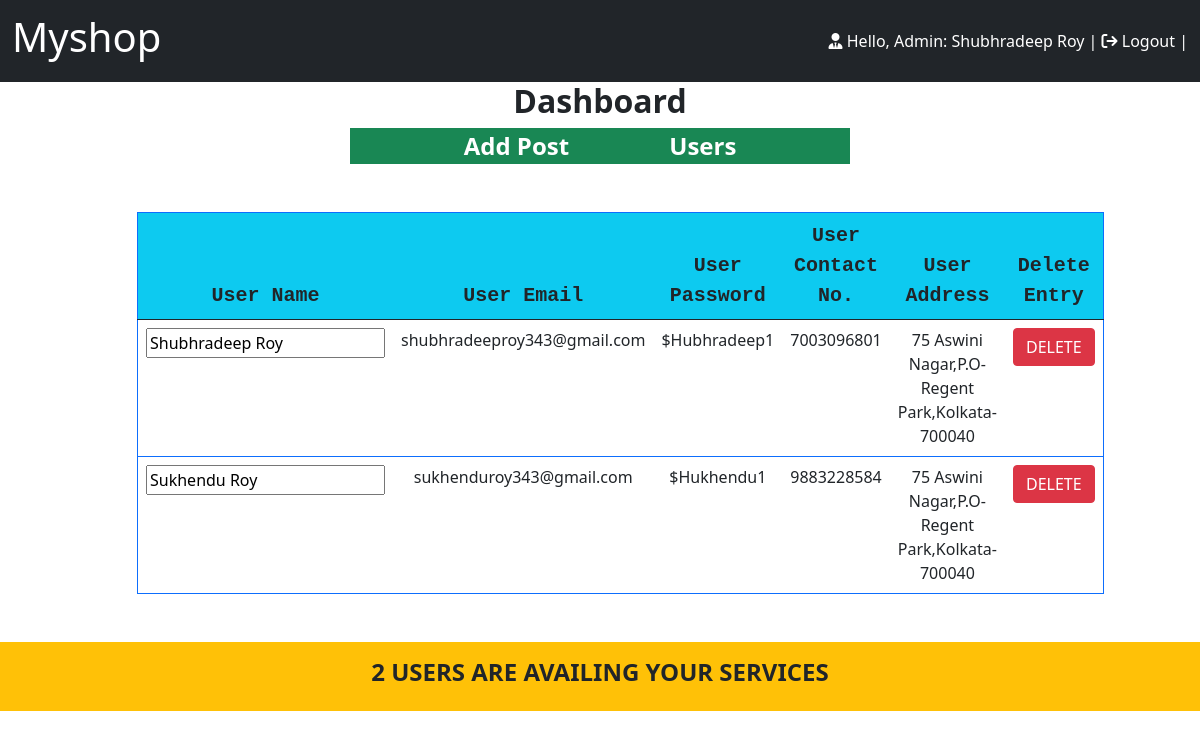
Screenshot of /admin/UserPanel.php (signed in) with the database file from the repository.
### tables this page shows
CREATE TABLE `users` (
  `Name` varchar(30) NOT NULL,
  `Email` varchar(100) NOT NULL,
  `PhoneNo` bigint(100) NOT NULL,
  `Password` varchar(20) NOT NULL,
  `Address` varchar(100) NOT NULL
);

### admin/UserPanel.php (the view, shortened to what this page needs)
<!DOCTYPE html>
<html lang="en">
<head>
    <link href="https://cdn.jsdelivr.net/npm/bootstrap@5.0.2/dist/css/bootstrap.min.css" rel="stylesheet">
        <link rel="stylesheet" href="https://cdnjs.cloudflare.com/ajax/libs/font-awesome/6.5.2/css/all.min.css" />
</head>
<body>
    <?php
    include 'mystore.php';
    ?>
<div class="container">
  <div class="row">
    <div class="col-md-10 m-auto ">
<table class="table border-primary table-hover border my-5">
            <thead class ="bg-info text-dark fs-5 font-monospace text-center">
                <th>User Name</th>
                <th>User Email</th>
                <th>User Password</th>
                <th>User Contact No.</th>
                <th>User Address</th>
                <th>Delete Entry</th>
            </thead>
            <tbody class ="text-center">
              <?php
              include 'product/config.php';
              $Record = mysqli_query($con , "SELECT * FROM `users`");
              $num=mysqli_num_rows($Record);
                 while ($row = mysqli_fetch_array($Record))
                 echo"
                <tr>
              <td><form action='form/Userdelete.php' method='post'>
              <input readonly value='$row[Name]' name='UserName' required></td>
              <td>$row[Email]</td>
              <td>$row[Password]</td>
              <td>$row[PhoneNo]</td>
              <td>$row[Address]</td>
              <td><button type='submit' class='btn btn-danger' required value='Del'>DELETE</button></td></form>
            </tr>
                 ";
              ?>
            </tbody>
        </table>
</div>
</div>
</div>
    <?php
    if($num>1)
    echo
    "<div class='container-fluid bg-warning text-center text-dark p-3'>
    <h4><b>$num USERS ARE AVAILING YOUR SERVICES</b></h4>";
    elseif($num==1)
    echo
    "<div class='container-fluid bg-warning text-center text-dark p-3'>
    <h4><b>$num USER IS AVAILING YOUR SERVICES</b></h4>";
    else
    echo
    "<div class='container-fluid bg-warning text-center text-dark p-3'>
    <h4><b>NO USERS IS AVAILING YOUR SERVICES</b></h4>";
    ?>
</body>
</html>

### rows the page displays
users: UserName "Shubhradeep Roy", Email "shubhradeeproy343@gmail.com", Password "$Hubhradeep1", PhoneNo "7003096801", Address "75 Aswini Nagar,P.O-Regent Park,Kolkata-700040"
users: UserName "Sukhendu Roy", Email "sukhenduroy343@gmail.com", Password "$Hukhendu1", PhoneNo "9883228584", Address "75 Aswini Nagar,P.O-Regent Park,Kolkata-700040"

### other values shown
$_SESSION['admin'] "Shubhradeep Roy"
$num "2"
